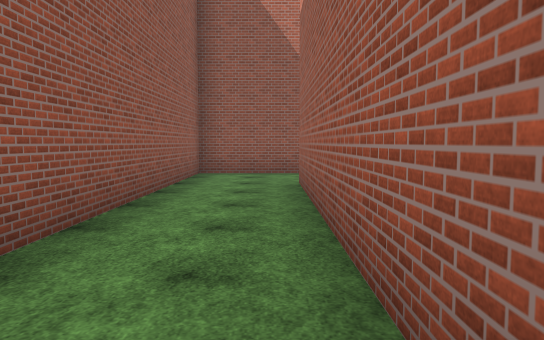
View 1 (above)

24 first-person views from a walk through a Unity game level. The camera is 1.5 m above the floor, tilts 4° down and sees 70° across. The floor is counted in squares, 2 m on a side. Each view is taken from the middle of a square. On the plan, view 1 faces up. The plan holds only what a view shows up to about 12 squares ahead; the rest is blank. The place goes on beyond the plan. Surface patterns are stand-ins for the level's own textures.

View 2
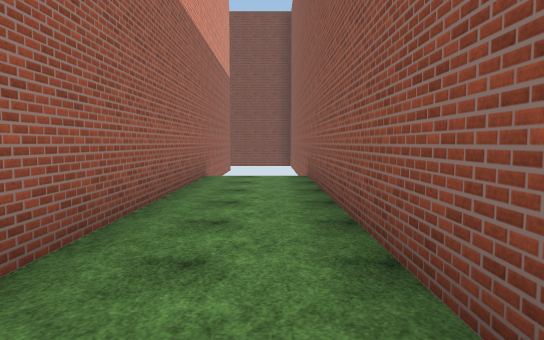

View 3
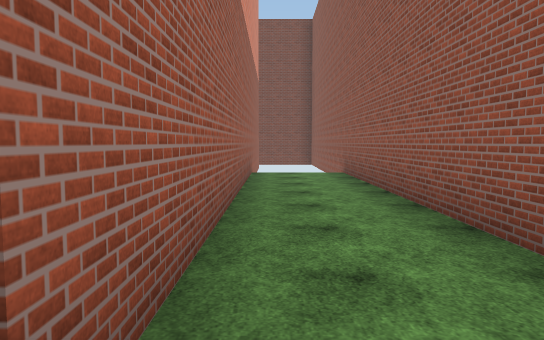

View 4
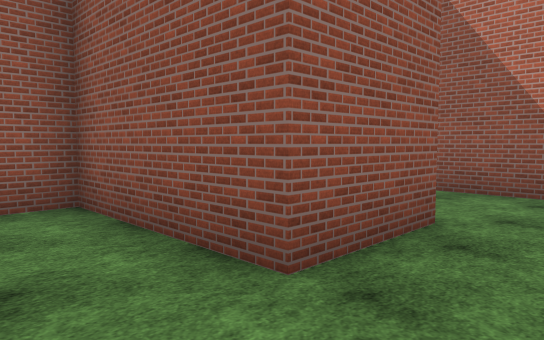

View 5
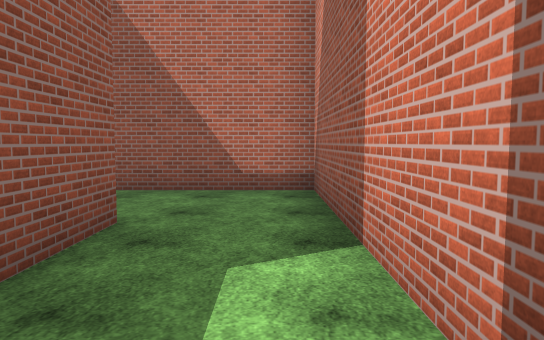

View 6
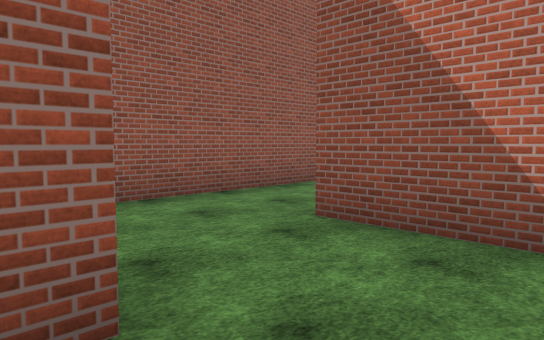

View 7
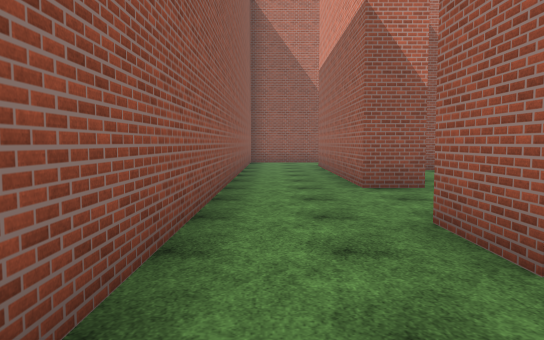

View 8
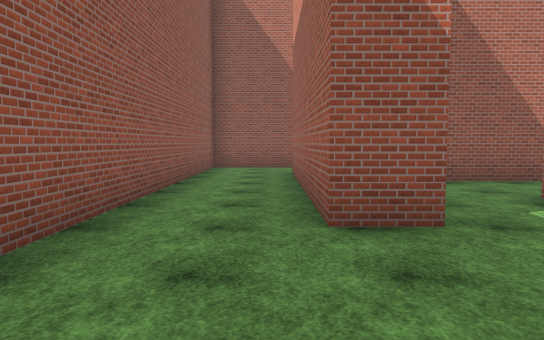

View 9
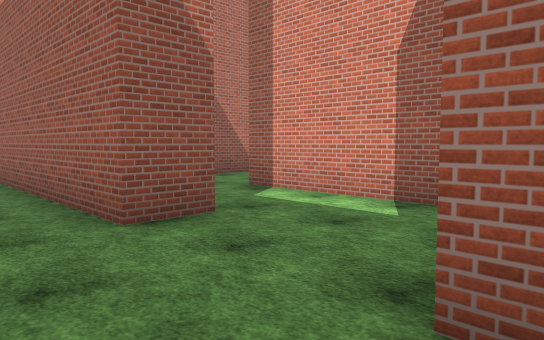

View 10
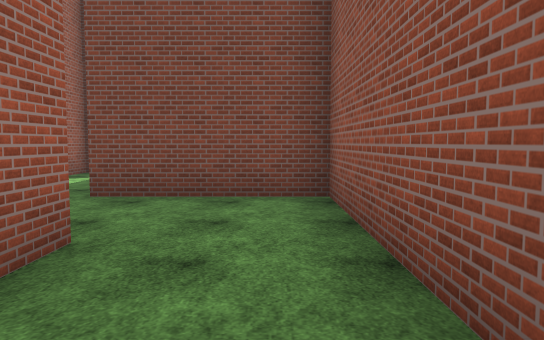

View 11
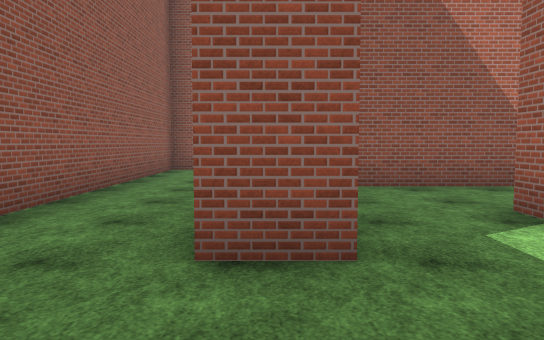

View 12
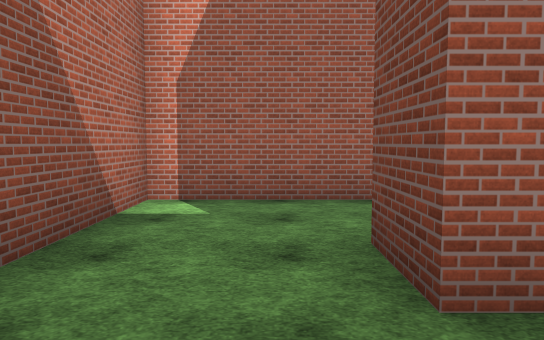

View 13
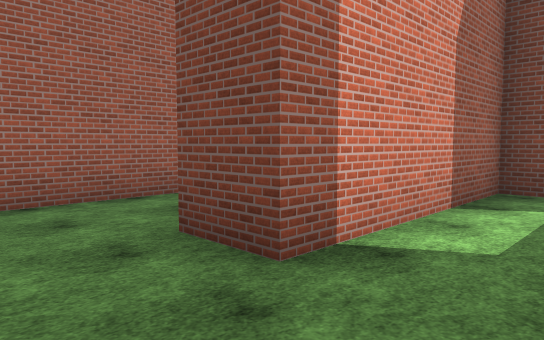

View 14
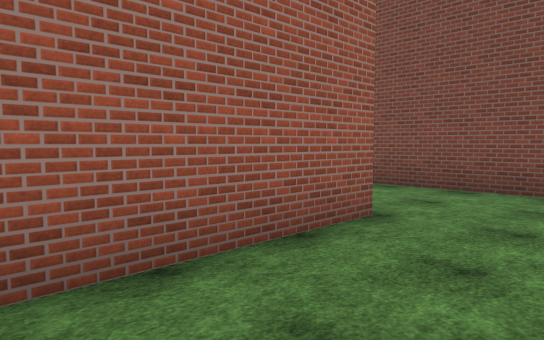

View 15
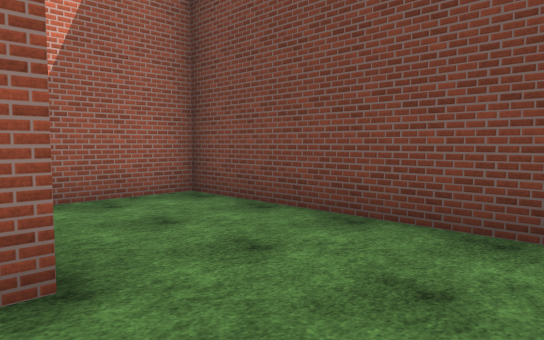

View 16
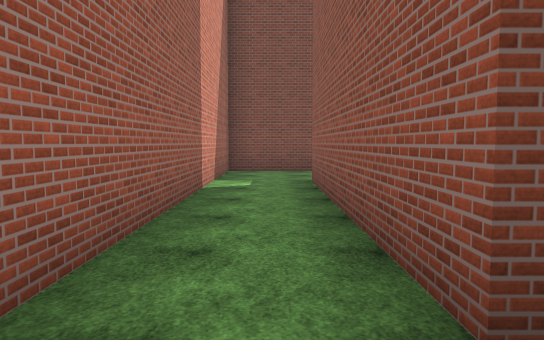

View 17
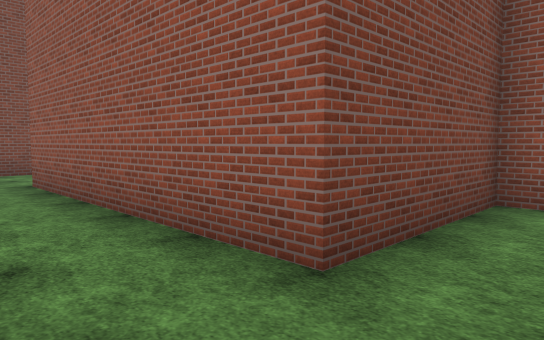

View 18
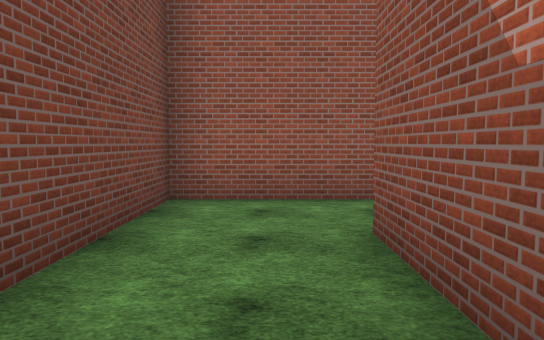

View 19
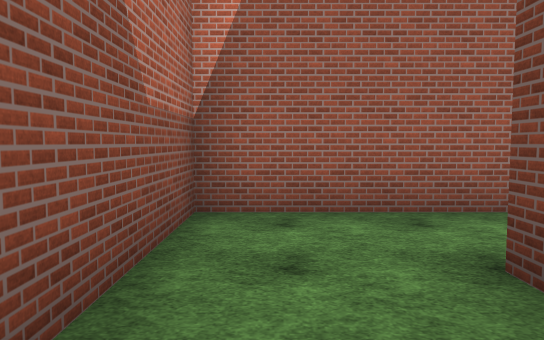

View 20
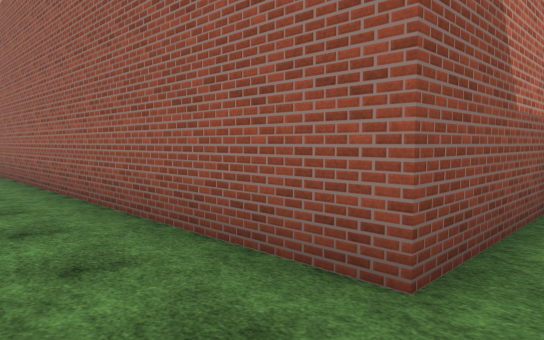

View 21
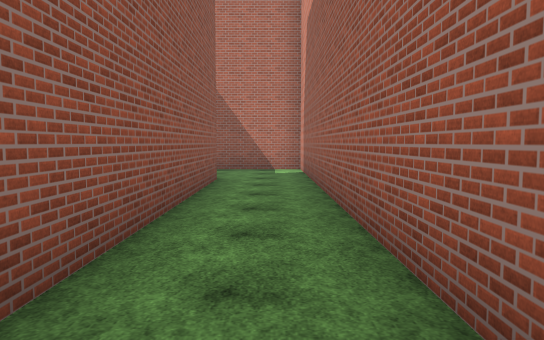

View 22
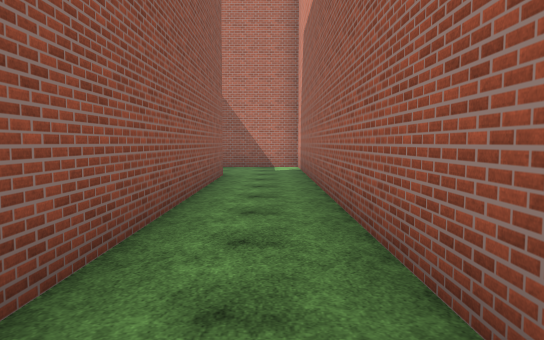

View 23
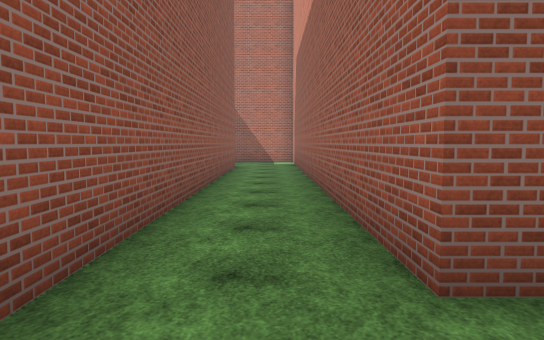

View 24
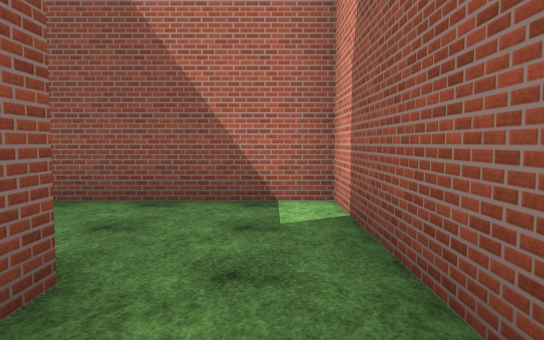

### Floor plan
Points are (right, up) in squares from view 1. A wall is a line through its corners. A room is listed if a view was taken in it or the views show most of it. See-through windows are left out.
Room 1 (views 1, 2, 3)
walls: (0.6, 9.6) (-1.8, 9.6) (-1.8, -2.5); (0.5, -2.5) (0.5, 7.4)
ways out: opening at (1, 8.5) to room 2
Room 2 (views 4, 5, 6)
walls: (3.7, 7.2) (3.7, 11.4); (1.5, 11.6) (1.5, 9.6) (0.6, 9.6)
ways out: opening at (1, 8.5) to room 1; opening at (2.5, 10.5) to room 3
Room 3 (view 7)
walls: (3.7, 11.4) (3.7, 14.1) (0.5, 14.1); (-1.8, 14.6) (-1.8, 11.6) (1.5, 11.6)
ways out: opening at (2.5, 10.5) to room 2; opening at (-0.5, 15) to room 4
Room 4 (views 8, 9, 10, 11)
walls: (1.6, 18.4) (0.5, 18.4) (0.5, 24.4); (3, 15.6) (3.7, 15.6) (3.7, 18.6); (0.5, 14.1) (0.5, 15.6); (0.8, 26.8) (-1.8, 26.8) (-1.8, 14.6)
ways out: opening at (-0.5, 15) to room 3; opening at (2.5, 19.5) to room 5
Room 5 (views 12, 13)
walls: (3.4, 22.6) (2.4, 22.6); (3.7, 18.6) (3.7, 20.3)
ways out: opening at (2.5, 19.5) to room 4; opening at (4, 21.5) to room 6
Room 6 (view 14)
walls: (3.7, 20.3) (4.9, 20.3); (7.1, 20.4) (7.1, 22.6) (3.4, 22.6)
ways out: opening at (4, 21.5) to room 5; opening at (5.5, 19.5) to room 7
Room 7 (views 15, 16, 17, 18)
walls: (7.1, 18.4) (7.1, 20.4); (6.5, 24.6) (8.2, 24.6) (8.2, 18.4); (5.5, 15.6) (10.2, 15.6) (10.2, 26.8) (6.8, 26.8)
ways out: opening at (5.5, 19.5) to room 6; opening at (7.5, 25.5) to room 8
Room 8 (views 19, 20, 21, 22, 23, 24)
walls: (4.9, 37.1) (4.9, 24.6) (6.5, 24.6); (6.8, 26.8) (6.8, 40) (3.1, 40)
ways out: opening at (7.5, 25.5) to room 7; opening at (4, 38.5)

Positions as (right, up) in squares from view 1, and headings:
1: (0, 0), facing up
2: (-1, 7), facing down
3: (0, 8), facing down
4: (3, 8), facing up-left
5: (3, 8), facing up
6: (3, 11), facing up-left
7: (-1, 12), facing up
8: (0, 15), facing up
9: (-1, 15), facing up-right
10: (-1, 17), facing down
11: (1, 16), facing up
12: (2, 21), facing right
13: (2, 22), facing down-right
14: (5, 22), facing down-right
15: (5, 19), facing down-right
16: (9, 26), facing down
17: (10, 26), facing down-left
18: (10, 26), facing left
19: (6, 26), facing right
20: (5, 26), facing up-right
21: (6, 29), facing up
22: (6, 28), facing up
23: (6, 25), facing up
24: (6, 35), facing up
